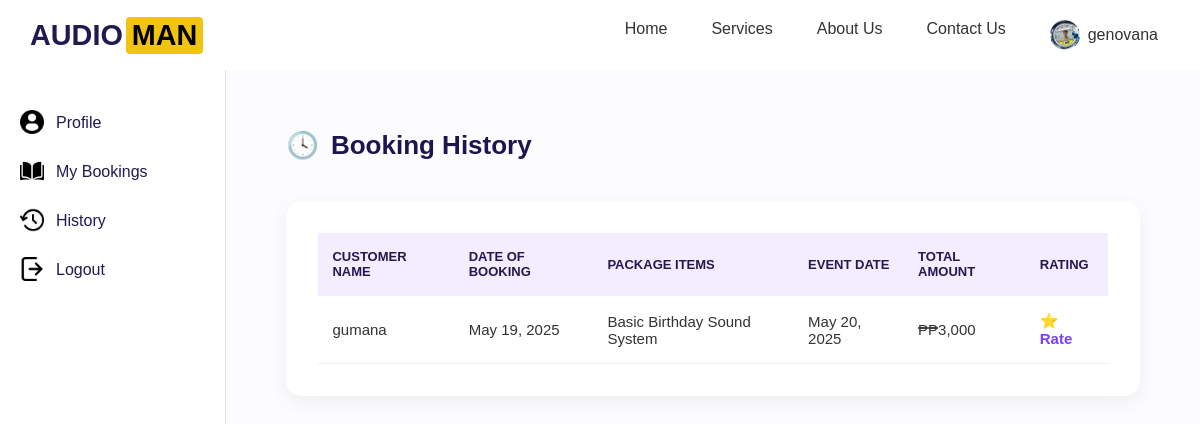
Page /accounts/history/ (signed in) on the earlier database version.
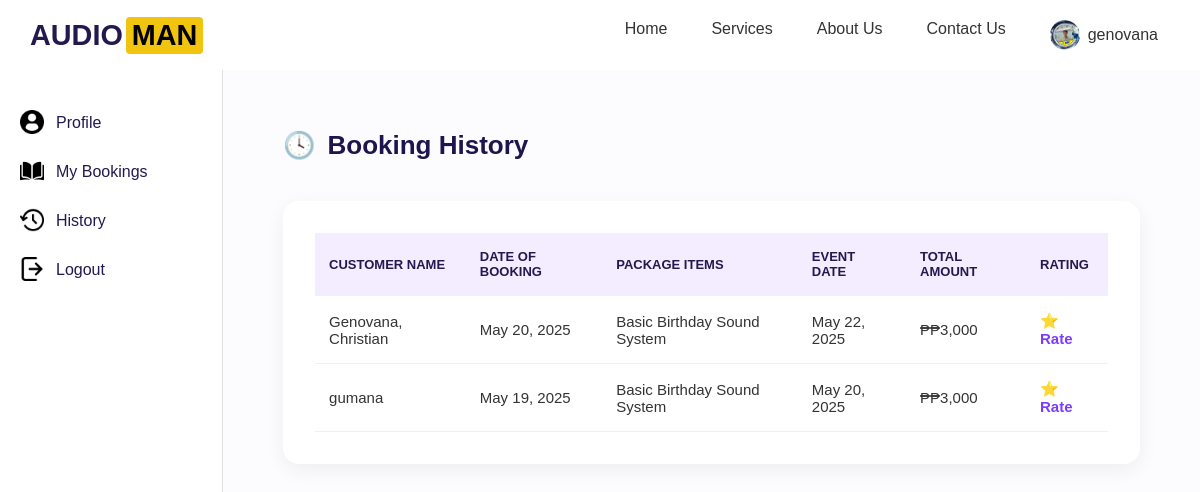
Same page on the later database version.
### accounts/models.py (models this page shows, shortened)
class Booking(models.Model):
    STATUS_CHOICES = [
        ('Processing', 'Processing'),
        ('Approved', 'Approved'),
        ('Rejected', 'Rejected'),
        ('Completed', 'Completed'),
    ]
    user = models.ForeignKey(User, on_delete=models.CASCADE)
    package = models.ForeignKey(ServicePackage, on_delete=models.CASCADE)
    full_name = models.CharField(max_length=100)
    email = models.EmailField()
    contact_number = models.CharField(max_length=20)
    event_date = models.DateField()
    event_time = models.TimeField()
    end_time = models.TimeField(null=True, blank=True)
    event_type = models.CharField(max_length=100)
    location = models.CharField(max_length=255)
    fulladdress = models.CharField(max_length=255, blank=True, null=True)
    audience_size = models.IntegerField()
    status = models.CharField(max_length=50, choices=STATUS_CHOICES, default='Processing')
    price = models.CharField(max_length=20)
    created_at = models.DateTimeField(default=timezone.now)

class ServicePackage(models.Model):
    title = models.CharField(max_length=100)
    description = models.TextField()
    price = models.CharField(max_length=20)
    equipment = models.ManyToManyField(Equipment, through='PackageEquipment')

### accounts/views.py (the view)
# urls.py: path('history/', views.history, name='history'),
@login_required
def history(request):
    bookings = Booking.objects.filter(user=request.user).exclude(status='Processing').order_by('-event_date')
    history_list = []
    for booking in bookings:
        history_list.append({
            'id': booking.id,  # Make sure booking.id is included here
            'customer_name': booking.full_name,
            'date_booked': booking.created_at.strftime('%B %d, %Y'),
            'package': booking.package.title,
            'event_date': booking.event_date.strftime('%B %d, %Y'),
            'total': booking.price,
            'rating': '⭐ Rate' if booking.status == 'Completed' else 'N/A'  # Placeholder for rating system
        })
    return render(request, 'accounts/history.html', {'history_list': history_list})

### accounts/templates/accounts/history.html (shortened to what this page needs)
{% extends 'base.html' %}
{% load static %}
{% block content %}
<div class="container">
  <aside class="sidebar">
    <ul>
      <li>
        <img src="{% static 'images/profile-user.png' %}" alt="User Icon">
        <span><a href="{% url 'profile' %}">Profile</a></span>
      </li>
      <li>
        <img src="{% static 'images/open-book.png' %}" alt="Bookings Icon">
        <span><a href="{% url 'mybookings' %}">My Bookings</a></span>
      </li>
      <li>
        <img src="{% static 'images/history.png' %}" alt="History Icon">
        <span><a href="{% url 'history' %}">History</a></span>
      </li>
      <li>
        <img src="{% static 'images/logout.png' %}" alt="Logout Icon">
        <span><a href="{% url 'logout' %}">Logout</a></span>
      </li>
    </ul>
  </aside>
  <main class="main-content">
    <h2><span class="icon">🕓</span> Booking History</h2>
    <div class="table-container">
      <table>
        <thead>
          <tr>
            <th>Customer Name</th>
            <th>Date of Booking</th>
            <th>Package Items</th>
            <th>Event Date</th>
            <th>Total Amount</th>
            <th>Rating</th>
          </tr>
        </thead>
        <tbody>
          {% for booking in history_list %}
          <tr>
            <td>{{ booking.customer_name }}</td>
            <td>{{ booking.date_booked }}</td>
            <td>{{ booking.package }}</td>
            <td>{{ booking.event_date }}</td>
            <td>₱{{ booking.total }}</td>
            <td><a href="javascript:void(0);" onclick="openModal('{{ booking.customer_name }}', '{{ booking.date_booked }}', '{{ booking.rating }}', '{{ booking.package }}', '{{ booking.event_date }}')">{{ booking.rating }}</a></td>
          </tr>
          {% empty %}
          <tr><td colspan="6">No history found.</td></tr>
          {% endfor %}
        </tbody>
      </table>
    </div>
  </main>
</div>
{% endblock %}

Differences in the rows shown:
added Booking: customer_name "Genovana, Christian", date_booked "May 20, 2025", package "Basic Birthday Sound System", event_date "May 22, 2025", total "₱3,000", rating "⭐ Rate"
